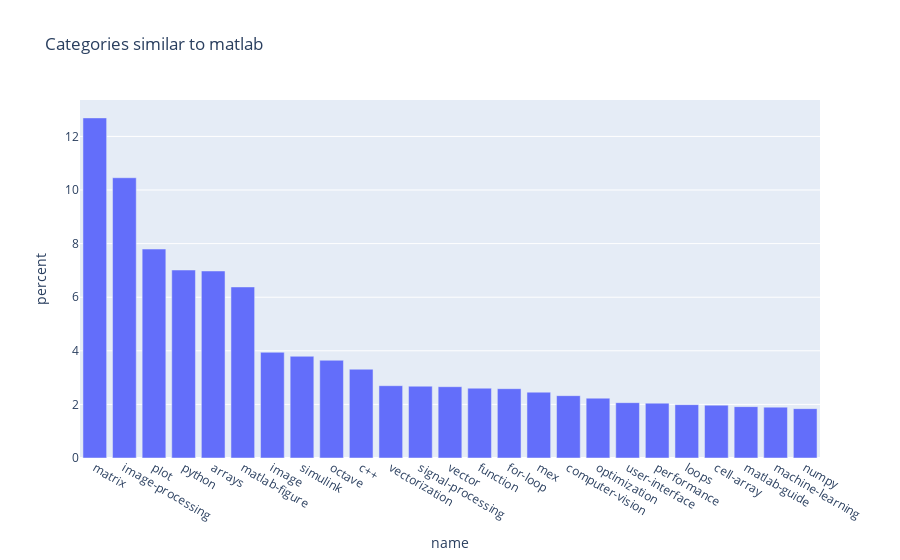

The code cell stored with this chart in its notebook:
### Code cell
build_chart("matlab")

### Figure 1 — Plotly figure (JSON) as saved in the notebook; plotly's stock layout.template omitted (floating-point values rounded to 4 significant figures)
{"data": [{"alignmentgroup": "True", "hovertemplate": "name=%{x}<br>percent=%{y}<extra></extra>", "legendgroup": "", "marker": {"color": "#636efa", "pattern": {"shape": ""}}, "name": "", "offsetgroup": "", "orientation": "v", "showlegend": false, "textposition": "auto", "type": "bar", "x": ["matrix", "image-processing", "plot", "python", "arrays", "matlab-figure", "image", "simulink", "octave", "c++", "vectorization", "signal-processing", "vector", "function", "for-loop", "mex", "computer-vision", "optimization", "user-interface", "performance", "loops", "cell-array", "matlab-guide", "machine-learning", "numpy"], "xaxis": "x", "y": [12.69, 10.46, 7.797, 7.015, 6.978, 6.383, 3.945, 3.796, 3.647, 3.312, 2.698, 2.68, 2.661, 2.605, 2.587, 2.456, 2.326, 2.233, 2.066, 2.047, 1.991, 1.972, 1.917, 1.898, 1.842], "yaxis": "y"}], "layout": {"barmode": "relative", "legend": {"tracegroupgap": 0}, "title": {"text": "Categories similar to matlab"}, "xaxis": {"anchor": "y", "domain": [0, 1], "title": {"text": "name"}}, "yaxis": {"anchor": "x", "domain": [0, 1], "title": {"text": "percent"}}}}
